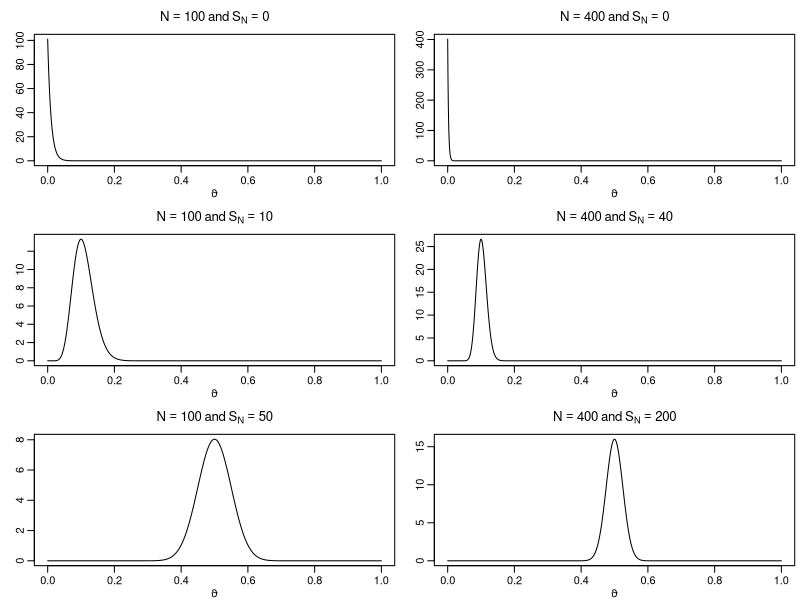
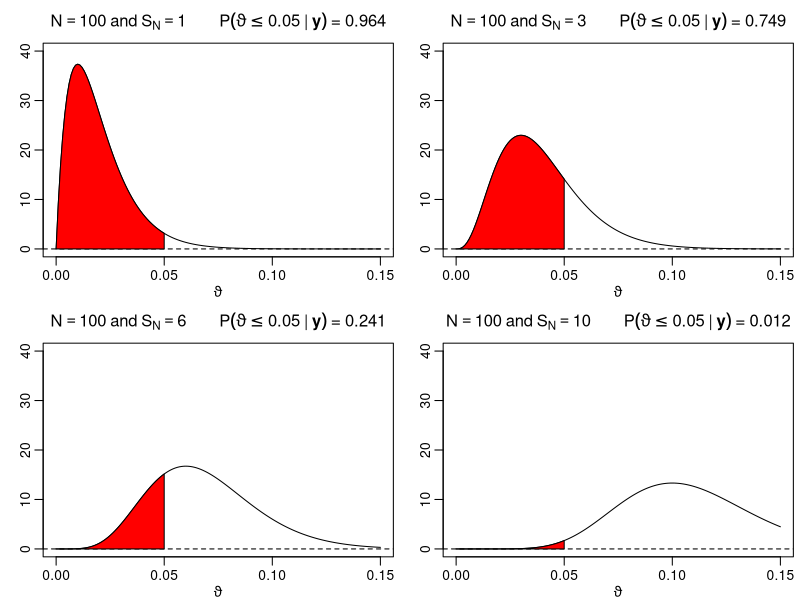

Source code (R) for these figures, in order:
## ---- chunk 1
knitr::opts_chunk$set(
  collapse = TRUE,
  comment = "#>",
  fig.width = 8,
  fig.height = 6
)
knitr::opts_knit$set(global.par = TRUE)
pdfplots <- FALSE # default: FALSE; set this to TRUE only if you like pdf figures
## ---- chunk 2
par(mgp = c(1.6, .6, 0), mar = c(2.6, 2.6, 2.6, .4), lwd = 1)
## ---- chunk 3
if (pdfplots) {
  pdf("3-1_1.pdf", width = 8, height = 5)
  par(mgp = c(1, .5, 0), mar = c(2.2, 1.5, 2, .2), lwd = 2)
}
par(mfrow = c(3, 2))
trueprop <- c(0, .1, .5)
N <- c(100, 400)
xs <- seq(0, 1, .001)

for (p in trueprop) {
  for (n in N) {
    aN <- n*p + 1
    bN <- n - n*p + 1
    plot(xs, dbeta(xs, aN, bN), type = "l", xlab = expression(vartheta), ylab = "",
         main = bquote(N == .(n) ~ "and" ~ S[N] == .(n*p)))
  }
}
## ---- chunk 4
gamma <- .95
alpha <- 1 - gamma

Ns <- rep(N, each = length(trueprop))
SNs <- Ns * rep(trueprop, length(N))

aN <- SNs + 1    
bN <- Ns - SNs + 1
    
# Equal-ended 95% credible intervals
leftEE <- qbeta(alpha/2, aN, bN)
rightEE <- qbeta(1 - alpha/2, aN, bN)

# HPDs
resolution <- 10000
grid <- seq(0, 1, length.out = resolution + 1)
dist <- gamma * resolution

leftHPD <- rightHPD <- rep(NA_real_, length(aN))
for (i in seq_along(aN)) {
  qs <- qbeta(grid, aN[i], bN[i])
  minimizer <- which.min(diff(qs, lag = dist))
  leftHPD[i] <- qs[minimizer]
  rightHPD[i] <- qs[minimizer + dist]
}

res <- cbind(leftEE, rightEE, leftHPD, rightHPD)
## ---- chunk 5
knitr::kable(round(res, 4))
## ---- chunk 6
res <- cbind(length = rightEE - leftEE, lengthHPD = rightHPD - leftHPD)
knitr::kable(round(res, 4))
## ---- chunk 7
if (pdfplots) {
  pdf("3-1_2.pdf", width = 10, height = 7)
  par(mgp = c(1, .5, 0), mar = c(2.2, 1.5, 2, .2), lwd = 2)
}
par(mfrow = c(2, 2))
theta <- seq(0, .15, .001)
N <- 100
SN <- c(1, 3, 6, 10)
aN <- SN + 1
bN <- N - SN + 1
for (i in seq_along(SN)) {
  plot(theta, dbeta(theta, aN[i], bN[i]), type = "l", ylim = c(0, 40),
       xlab = expression(vartheta), ylab = "",
       main = bquote(N == 100 ~ "and" ~ S[N] == .(SN[i]) ~ "     " ~
                       P(vartheta <= 0.05 ~ "|" ~ bold(y)) ~ "=" ~
                       .(round(pbeta(0.05, aN[i], bN[i]), 3))))
  abline(h = 0, lty = 2)
  polygon(c(theta[theta <= 0.05], 0.05),
          c(dbeta(theta[theta <= 0.05], aN[i], bN[i]), 0), col = "red")
}
